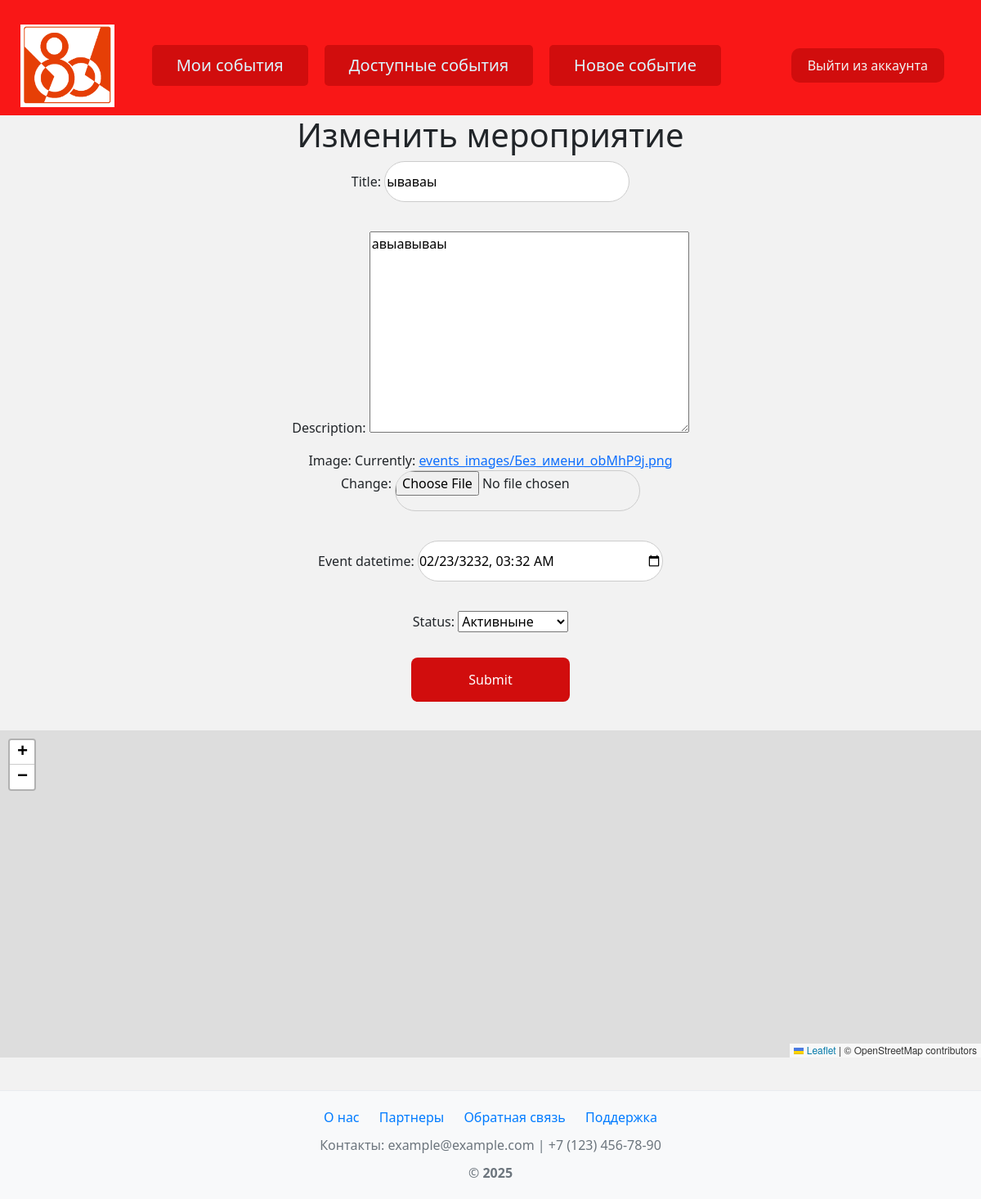
The page /edit_event/22/ (signed in) on the database its author committed.
### event/models.py (models this page shows, shortened)
class Events(models.Model):
    STATUS_CHOISES = [
        ('active', 'Активныне'),
        ('completed', 'Завершенный')
    ]
    title = models.CharField(max_length=32)
    description = models.TextField()
    image = models.ImageField(upload_to='events_images/')
    event_datetime = models.DateTimeField()
    latitude = models.FloatField(default=55.7558)
    longitude = models.FloatField(default=37.6176)
    address = models.TextField(blank=True, null=True)
    status = models.CharField(max_length=10, choices=STATUS_CHOISES, default='active')
    user = models.ForeignKey(User, on_delete=models.CASCADE, null=True, blank=True)

### event/views.py (the view)
# urls.py: path('edit_event/<int:pk>/', views.edit, name='edit_event')
@user_passes_test(lambda u: u.is_superuser)
def edit(request, pk):
    event = get_object_or_404(Events, pk=pk)
    if request.method == 'POST':
        form = EditItemForm(request.POST, request.FILES, instance=event)
        if form.is_valid():
            form.save()
            return redirect('event:info_event', pk=event.id)
    else:
        form = EditItemForm(instance=event)
    return render(request, 'event/edit_event.html', context={'form': form})

### event/forms.py
class EditItemForm(forms.ModelForm):
    class Meta:
        model = Events
        fields = ['title', 'description', 'image', 'event_datetime', 'status', 'latitude', 'longitude', 'address']
        widgets = {
            'title': forms.TextInput(),
            'description': forms.Textarea(),
            'image': forms.ClearableFileInput(),
            'event_datetime': forms.DateTimeInput(attrs={'type': 'datetime-local'}),
            'status': forms.Select(),
            'latitude': forms.HiddenInput(),
            'longitude': forms.HiddenInput(),
            'address': forms.HiddenInput(),
        }

### event/templates/event/edit_event.html (shortened to what this page needs)
{% extends 'reg/base.html' %}
{% block content %}
    <h1>Изменить мероприятие</h1>
    <form method="post" action="." enctype="multipart/form-data">
        <div>
            {{form.as_p}}
        </div>
        <button>Submit</button>
    </form>
<link rel="stylesheet" href="https://unpkg.com/leaflet@1.9.4/dist/leaflet.css" />
<div id="map" style="height: 400px; margin: 20px 0;"></div>
{% endblock %}

### static/style.css (style rules this page uses)
html { box-sizing: border-box; height: 100%; }
input { border-radius: 25px; width: 300px; height: 50px; border: solid 1px #ccc; margin-bottom: 20px; }
::placeholder { text-align: center; }
button { background-color: #d10d0d; border: none; color: white; padding: 15px 70px; text-align: center; text-decoration: none; display: inline-block; font-size: 16px; margin: 15px 2px; cursor: pointer; border-radius: 8px; transition: background-color 0.3s, box-shadow 0.3s; }

### rows shown on the page
Events: title "ываваы", description "авыавываы", event_datetime "02/23/3232 03:32", status "Активныне"
